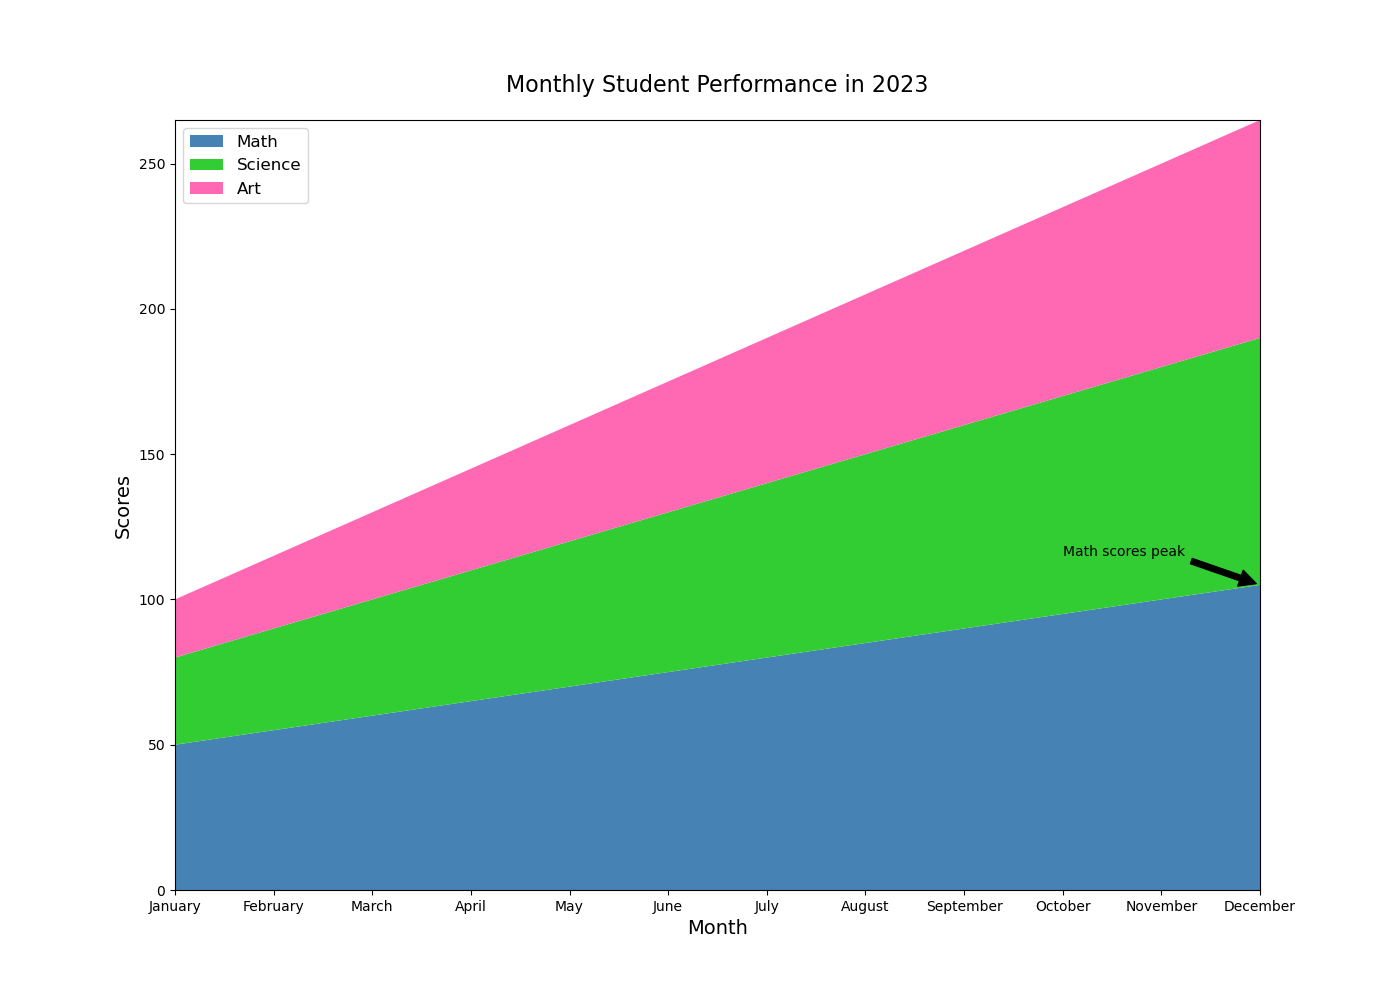

Recreate this plot in Python.

import matplotlib.pyplot as plt

# Data
months = ["January", "February", "March", "April", "May", "June", "July", "August", "September", "October", "November", "December"]
math_scores = [50, 55, 60, 65, 70, 75, 80, 85, 90, 95, 100, 105]
science_scores = [30, 35, 40, 45, 50, 55, 60, 65, 70, 75, 80, 85]
art_scores = [20, 25, 30, 35, 40, 45, 50, 55, 60, 65, 70, 75]

# Stacked Area Chart
fig, ax = plt.subplots(figsize=(14, 10))
ax.stackplot(months, math_scores, science_scores, art_scores, colors=['#4682B4', '#32CD32', '#FF69B4'], labels=['Math', 'Science', 'Art'])

# Customizing the plot
ax.set_title('Monthly Student Performance in 2023', fontsize=16, pad=20)
ax.set_ylabel('Scores', fontsize=14)
ax.set_xlabel('Month', fontsize=14)
ax.margins(0, 0)  # Removes the default margins to use the entire space for plotting

# Adding annotation
ax.annotate('Math scores peak', xy=('December', 105), xytext=('October', 115),
            arrowprops=dict(facecolor='black', shrink=0.05))

# Adding legend
ax.legend(loc='upper left', fontsize=12)

# Displaying the plot
plt.show()
